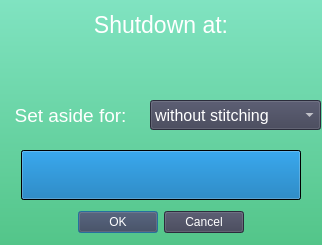
<?xml version="1.0" encoding="UTF-8"?>
<ui version="4.0">
 <class>Dialog1</class>
 <widget class="QDialog" name="Dialog1">
  <property name="geometry">
   <rect>
    <x>0</x>
    <y>0</y>
    <width>322</width>
    <height>245</height>
   </rect>
  </property>
  <property name="windowTitle">
   <string>Dialog</string>
  </property>
  <widget class="QLabel" name="label">
   <property name="geometry">
    <rect>
     <x>0</x>
     <y>55</y>
     <width>300</width>
     <height>40</height>
    </rect>
   </property>
   <property name="font">
    <font>
     <pointsize>30</pointsize>
     <weight>50</weight>
     <italic>false</italic>
     <bold>false</bold>
     <underline>false</underline>
    </font>
   </property>
   <property name="layoutDirection">
    <enum>Qt::LeftToRight</enum>
   </property>
   <property name="styleSheet">
    <string notr="true">color: rgb(255, 255, 255);</string>
   </property>
   <property name="text">
    <string/>
   </property>
   <property name="alignment">
    <set>Qt::AlignCenter</set>
   </property>
  </widget>
  <widget class="QLabel" name="label_2">
   <property name="geometry">
    <rect>
     <x>21</x>
     <y>0</y>
     <width>280</width>
     <height>50</height>
    </rect>
   </property>
   <property name="font">
    <font>
     <pointsize>17</pointsize>
     <weight>50</weight>
     <italic>false</italic>
     <bold>false</bold>
     <underline>false</underline>
    </font>
   </property>
   <property name="layoutDirection">
    <enum>Qt::LeftToRight</enum>
   </property>
   <property name="styleSheet">
    <string notr="true">color: rgb(255, 255, 255);</string>
   </property>
   <property name="text">
    <string>Shutdown at:</string>
   </property>
   <property name="textFormat">
    <enum>Qt::AutoText</enum>
   </property>
   <property name="alignment">
    <set>Qt::AlignCenter</set>
   </property>
  </widget>
  <widget class="QLabel" name="label_3">
   <property name="geometry">
    <rect>
     <x>0</x>
     <y>100</y>
     <width>141</width>
     <height>30</height>
    </rect>
   </property>
   <property name="font">
    <font>
     <pointsize>14</pointsize>
    </font>
   </property>
   <property name="styleSheet">
    <string notr="true">color: rgb(255, 255, 255);</string>
   </property>
   <property name="text">
    <string>Set aside for:</string>
   </property>
   <property name="alignment">
    <set>Qt::AlignCenter</set>
   </property>
  </widget>
  <widget class="QFrame" name="frame">
   <property name="enabled">
    <bool>true</bool>
   </property>
   <property name="geometry">
    <rect>
     <x>0</x>
     <y>0</y>
     <width>322</width>
     <height>245</height>
    </rect>
   </property>
   <property name="statusTip">
    <string/>
   </property>
   <property name="styleSheet">
    <string notr="true">background-color: qlineargradient(spread:pad, x1:0, y1:0, x2:0, y2:1, stop:0 rgba(128, 227, 193, 255), stop:1 rgba(83, 197, 137, 255));</string>
   </property>
   <property name="frameShape">
    <enum>QFrame::NoFrame</enum>
   </property>
   <property name="frameShadow">
    <enum>QFrame::Raised</enum>
   </property>
   <widget class="QDialogButtonBox" name="buttonBox">
    <property name="geometry">
     <rect>
      <x>71</x>
      <y>210</y>
      <width>180</width>
      <height>24</height>
     </rect>
    </property>
    <property name="layoutDirection">
     <enum>Qt::LeftToRight</enum>
    </property>
    <property name="styleSheet">
     <string notr="true">color: rgb(255, 255, 255);
background-color: rgb(60, 62, 82);</string>
    </property>
    <property name="standardButtons">
     <set>QDialogButtonBox::Cancel|QDialogButtonBox::Ok</set>
    </property>
    <property name="centerButtons">
     <bool>true</bool>
    </property>
   </widget>
   <widget class="QProgressBar" name="progressBar">
    <property name="geometry">
     <rect>
      <x>21</x>
      <y>150</y>
      <width>280</width>
      <height>50</height>
     </rect>
    </property>
    <property name="maximum">
     <number>30</number>
    </property>
    <property name="value">
     <number>30</number>
    </property>
    <property name="format">
     <string/>
    </property>
   </widget>
   <widget class="QComboBox" name="comboBoxStitching">
    <property name="geometry">
     <rect>
      <x>150</x>
      <y>100</y>
      <width>171</width>
      <height>30</height>
     </rect>
    </property>
    <property name="font">
     <font>
      <pointsize>12</pointsize>
     </font>
    </property>
    <property name="layoutDirection">
     <enum>Qt::LeftToRight</enum>
    </property>
    <property name="styleSheet">
     <string notr="true">color: rgb(255, 255, 255);
background-color: rgb(60, 62, 82);</string>
    </property>
    <property name="editable">
     <bool>false</bool>
    </property>
    <property name="currentIndex">
     <number>0</number>
    </property>
    <item>
     <property name="text">
      <string>without stitching</string>
     </property>
    </item>
    <item>
     <property name="text">
      <string>5 minutes</string>
     </property>
    </item>
    <item>
     <property name="text">
      <string>10 minutes</string>
     </property>
    </item>
    <item>
     <property name="text">
      <string>15 minutes</string>
     </property>
    </item>
    <item>
     <property name="text">
      <string>20 minutes</string>
     </property>
    </item>
    <item>
     <property name="text">
      <string>30 minutes</string>
     </property>
    </item>
    <item>
     <property name="text">
      <string>50 minutes</string>
     </property>
    </item>
   </widget>
  </widget>
  <zorder>frame</zorder>
  <zorder>label</zorder>
  <zorder>label_2</zorder>
  <zorder>label_3</zorder>
 </widget>
 <layoutdefault spacing="6" margin="11"/>
 <resources/>
 <connections/>
</ui>
